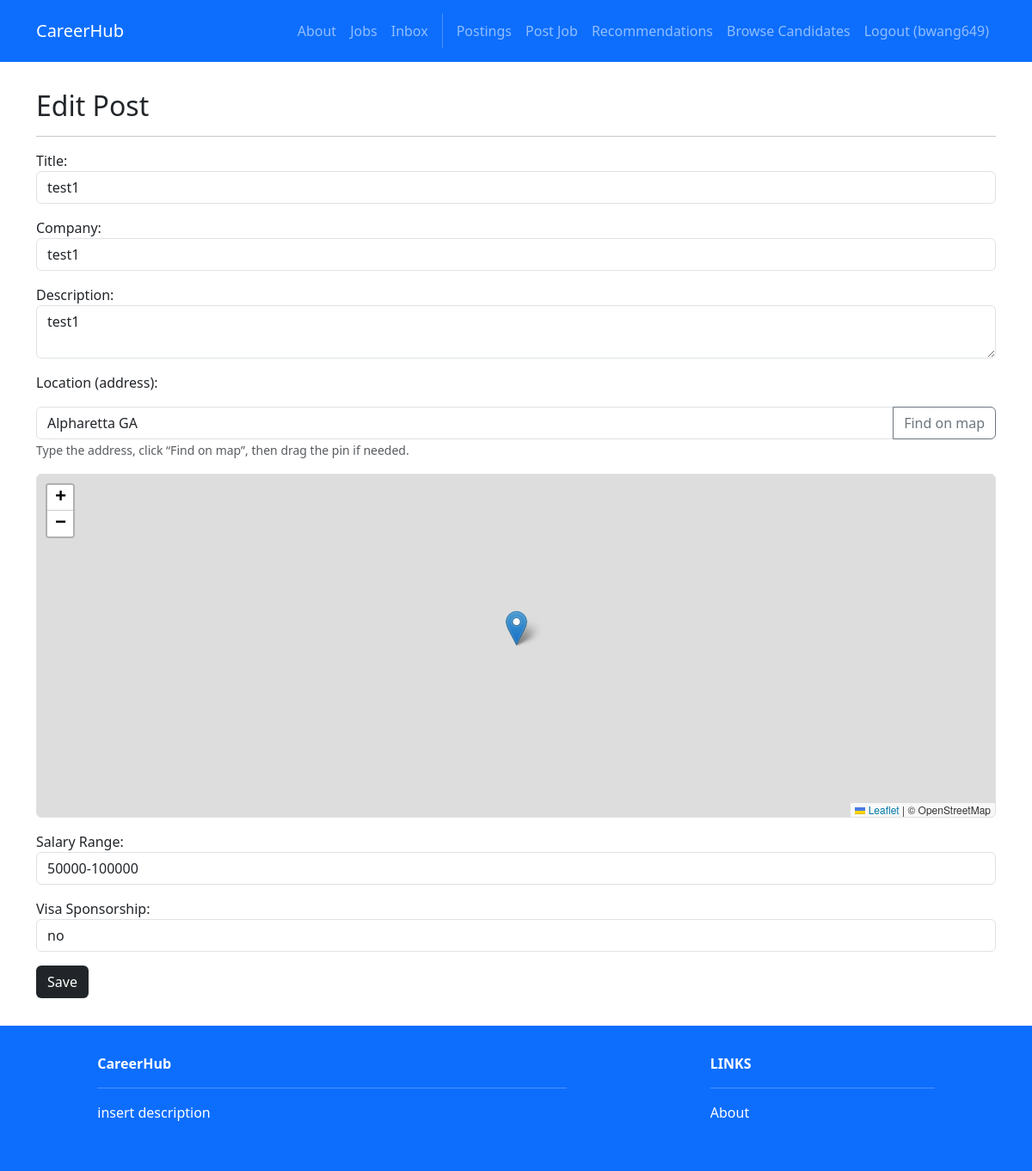
The app's page /recruiters/2/edit/ (signed in) with its own data.
### accounts/models.py (models this page shows)
class User(AbstractUser):
    firstname = models.CharField(max_length=150, blank=True)
    lastname = models.CharField(max_length=150, blank=True)
    username = models.CharField(max_length=150, unique=True)
    password = models.CharField(max_length=128)
    ROLE_CHOICES = [
        ('seeker', 'Job Seeker'),
        ('recruiter', 'Recruiter'),
    ]
    role = models.CharField(max_length=10, choices=ROLE_CHOICES, default='seeker')

### recruiters/models.py (models this page shows, shortened)
class Post(models.Model):
    id = models.AutoField(primary_key=True)
    title = models.CharField(max_length=200)
    company = models.CharField(max_length=200)
    description = models.TextField()
    location = models.CharField(max_length=200)
    lat = models.FloatField(null=True, blank=True)
    lng = models.FloatField(null=True, blank=True)
    salary_range = models.CharField(max_length=100)
    required_skills = models.ManyToManyField(Skill)
    recruiter = models.ForeignKey(User, on_delete=models.CASCADE)
    created_at = models.DateTimeField(auto_now_add=True)
    updated_at = models.DateTimeField(auto_now=True)
    VISA_CHOICES = [
        ('yes', 'Yes'),
        ('no', 'No'),
    ]
    visa_sponsorship = models.CharField(max_length=3, choices=VISA_CHOICES, default='no')

### recruiters/views.py (the view, shortened to what this page needs)
# urls.py: path('edit/', views.edit_profile, name='profiles.edit'),
@login_required
def edit(request, id):
    if request.user.role != "recruiter":
        return redirect('recruiters.index')
    post = get_object_or_404(Post, pk=id)
    return render(request, 'recruiters/edit.html', {'post': post})

### recruiters/templates/recruiters/edit.html (shortened to what this page needs)
{% extends 'base.html' %}
{% block content %}
<div class="p-3">
  <div class="container">
    <div class="row mt-3">
      <div class="col mx-auto mb-3">
        <h2>Edit Post</h2>
        <hr />
        <form method="POST">
          <p>
            <label for="title">Title:</label>
            <input type="text" name="title" required class="form-control" id="title" value="{{ post.title }}">
          </p>
          <p>
            <label for="company">Company:</label>
            <input type="text" name="company" required class="form-control" id="company" value="{{ post.company }}">
          </p>
          <p>
            <label for="description">Description:</label>
            <textarea name="description" required class="form-control" id="description">{{ post.description }}</textarea>
          </p>
          <p>
            <label for="location">Location (address):</label>
            <div class="input-group">
              <input type="text" name="location" required class="form-control" id="location" value="{{ post.location }}">
              <button id="geocodeBtn" class="btn btn-outline-secondary" type="button">Find on map</button>
            </div>
            <small class="text-muted">Type the address, click “Find on map”, then drag the pin if needed.</small>
          </p>
          <div class="mb-3">
            <div id="map" class="w-100 rounded border" style="height:50vh;"></div>
          </div>
          <p>
            <label for="salary_range">Salary Range:</label>
            <input type="text" name="salary_range" required class="form-control" id="salary_range" value="{{ post.salary_range }}">
          </p>
          <p>
            <label for="visa_sponsorship">Visa Sponsorship:</label>
            <input type="text" name="visa_sponsorship" class="form-control" id="visa_sponsorship" value="{{ post.visa_sponsorship }}">
          </p>
          <div class="text-start">
            <button type="submit" class="btn bg-dark text-white">Save</button>
          </div>
        </form>
      </div>
    </div>
  </div>
</div>
<link rel="stylesheet" href="https://unpkg.com/leaflet@1.9.4/dist/leaflet.css">
{% endblock content %}

### CareerHub/templates/base.html (shortened to what this page needs)
<!DOCTYPE html>
<html>
  {% load static %}
  <head>
    <link href=
      "https://cdn.jsdelivr.net/npm/bootstrap@5.3.3/dist/css/bootstrap.min.css" rel="stylesheet"
>
    <link rel=
      "stylesheet"  href="https://cdnjs.cloudflare.com/ajax/libs/font-awesome/6.1.1/css/all.min.css">
  </head>
  <body>
     <nav class="p-3 navbar navbar-dark bg-primary navbar-expand-lg">
      <div class="container">
        <a class="navbar-brand"
           href="{% url 'home.index' %}"> CareerHub
        </a>
        <div class="collapse navbar-collapse"
             id="navbarNavAltMarkup">
           <div class="navbar-nav ms-auto navbar-ml">
            <a class="nav-link"
               href="{% url 'home.about' %}">About</a>
            <a class="nav-link"
              href="{% url 'jobs.index' %}">Jobs</a>
            {% if user.is_authenticated %}
            <a class="nav-link"
              href="{% url 'inbox.index' %}">Inbox</a>
            {% endif %}
            {% if user.is_authenticated %}
              {% if user.role == "recruiter" %}
                <a class="nav-link" href="{% url 'recruiters.index' %}">Postings</a>
                <a class="nav-link" href="{% url 'recruiters.create' %}">Post Job</a>
                <a class="nav-link" href="{% url 'recruiters.recommendations' %}">Recommendations</a>
                <a class="nav-link" href="{% url 'recruiters.candidates' %}">Browse Candidates</a>
              {% else %}
                <a class="nav-link" href="{% url 'profiles.view' %}">Profile</a>
                <a class="nav-link" href="{% url 'jobs.recommendations' %}">Recommendations</a>
                <a class="nav-link" href="{% url 'jobs.applications' %}">Applications</a>
              {% endif %}
              <a class="nav-link" href="{% url 'accounts.logout' %}">Logout ({{user.username }})</a>
            {% else %}
              <a class="nav-link" href="{% url 'accounts.login' %}">Login</a>
              <a class="nav-link" href="{% url 'accounts.signup' %}">Sign Up</a>
            {% endif %}
          </div>
        </div>
      </div>
    </nav>
    <div>
      {% block content %}
      {% endblock content %}
    </div>
     <section class="p-3 ms-footer bg-primary d-none d-md-block">
      <div class="container">
        <div class="row mt-3 text-white">
          <div class="col-md-6 col-lg-6 col-xl-6 mx-auto mb-4">
            <b>CareerHub</b>
            <hr />
            <p>
              insert description
            </p>
          </div>
          <div class="col-md-3 col-lg-3 col-xl-3 mx-auto mb-4">
            <b>LINKS</b>
            <hr />
            <p><a class="nav-link"
              href="{% url 'home.about' %}">
              About
            </a></p>
          </div>
        </div>
      </div>
    </section>
  </body>
</html>

### records on screen
User: username "bwang649"
Post: title "test1", company "test1", description "test1", location "Alpharetta GA", salary_range "50000-100000", visa_sponsorship "no"
